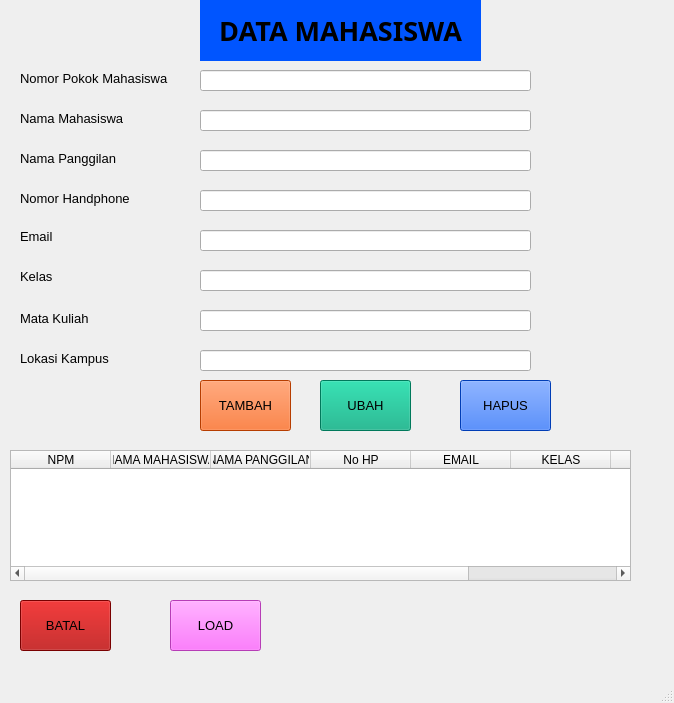
<?xml version="1.0" encoding="UTF-8"?>
<ui version="4.0">
 <class>MainWindow</class>
 <widget class="QMainWindow" name="MainWindow">
  <property name="geometry">
   <rect>
    <x>0</x>
    <y>0</y>
    <width>674</width>
    <height>703</height>
   </rect>
  </property>
  <property name="windowTitle">
   <string>MainWindow</string>
  </property>
  <widget class="QWidget" name="centralwidget">
   <widget class="QPushButton" name="pushButton_2">
    <property name="geometry">
     <rect>
      <x>320</x>
      <y>380</y>
      <width>91</width>
      <height>51</height>
     </rect>
    </property>
    <property name="font">
     <font>
      <pointsize>10</pointsize>
     </font>
    </property>
    <property name="styleSheet">
     <string notr="true">background-color: rgb(0, 170, 127);</string>
    </property>
    <property name="text">
     <string>UBAH</string>
    </property>
    <property name="icon">
     <iconset>
      <normaloff>../../../Downloads/1486504369-change-edit-options-pencil-settings-tools-write_81307.png</normaloff>../../../Downloads/1486504369-change-edit-options-pencil-settings-tools-write_81307.png</iconset>
    </property>
   </widget>
   <widget class="QLineEdit" name="lineEdit_7">
    <property name="geometry">
     <rect>
      <x>200</x>
      <y>310</y>
      <width>331</width>
      <height>21</height>
     </rect>
    </property>
   </widget>
   <widget class="QLabel" name="label_4">
    <property name="geometry">
     <rect>
      <x>20</x>
      <y>190</y>
      <width>121</width>
      <height>16</height>
     </rect>
    </property>
    <property name="font">
     <font>
      <family>MS Shell Dlg 2</family>
      <pointsize>10</pointsize>
     </font>
    </property>
    <property name="text">
     <string>Nomor Handphone</string>
    </property>
   </widget>
   <widget class="QLabel" name="label_6">
    <property name="geometry">
     <rect>
      <x>20</x>
      <y>270</y>
      <width>47</width>
      <height>13</height>
     </rect>
    </property>
    <property name="font">
     <font>
      <family>MS Shell Dlg 2</family>
      <pointsize>10</pointsize>
     </font>
    </property>
    <property name="text">
     <string>Kelas</string>
    </property>
   </widget>
   <widget class="QLineEdit" name="lineEdit_2">
    <property name="geometry">
     <rect>
      <x>200</x>
      <y>110</y>
      <width>331</width>
      <height>21</height>
     </rect>
    </property>
   </widget>
   <widget class="QLineEdit" name="lineEdit_8">
    <property name="geometry">
     <rect>
      <x>200</x>
      <y>350</y>
      <width>331</width>
      <height>21</height>
     </rect>
    </property>
   </widget>
   <widget class="QLabel" name="label">
    <property name="geometry">
     <rect>
      <x>20</x>
      <y>70</y>
      <width>151</width>
      <height>16</height>
     </rect>
    </property>
    <property name="font">
     <font>
      <family>MS Shell Dlg 2</family>
      <pointsize>10</pointsize>
     </font>
    </property>
    <property name="text">
     <string>Nomor Pokok Mahasiswa     :</string>
    </property>
   </widget>
   <widget class="QTableWidget" name="tableWidget">
    <property name="geometry">
     <rect>
      <x>10</x>
      <y>450</y>
      <width>621</width>
      <height>131</height>
     </rect>
    </property>
    <column>
     <property name="text">
      <string>NPM</string>
     </property>
    </column>
    <column>
     <property name="text">
      <string>NAMA MAHASISWA</string>
     </property>
    </column>
    <column>
     <property name="text">
      <string>NAMA PANGGILAN</string>
     </property>
    </column>
    <column>
     <property name="text">
      <string>No HP</string>
     </property>
    </column>
    <column>
     <property name="text">
      <string>EMAIL</string>
     </property>
    </column>
    <column>
     <property name="text">
      <string>KELAS</string>
     </property>
    </column>
    <column>
     <property name="text">
      <string>MATKUL</string>
     </property>
    </column>
    <column>
     <property name="text">
      <string>LOKASI KAMPUS</string>
     </property>
    </column>
   </widget>
   <widget class="QLineEdit" name="lineEdit_5">
    <property name="geometry">
     <rect>
      <x>200</x>
      <y>230</y>
      <width>331</width>
      <height>21</height>
     </rect>
    </property>
   </widget>
   <widget class="QPushButton" name="pushButton_3">
    <property name="geometry">
     <rect>
      <x>20</x>
      <y>600</y>
      <width>91</width>
      <height>51</height>
     </rect>
    </property>
    <property name="font">
     <font>
      <pointsize>10</pointsize>
     </font>
    </property>
    <property name="styleSheet">
     <string notr="true">background-color: rgb(170, 0, 0);</string>
    </property>
    <property name="text">
     <string>BATAL</string>
    </property>
    <property name="icon">
     <iconset>
      <normaloff>../../../Downloads/1492790846-9cancel_84247.png</normaloff>../../../Downloads/1492790846-9cancel_84247.png</iconset>
    </property>
   </widget>
   <widget class="QLineEdit" name="lineEdit_6">
    <property name="geometry">
     <rect>
      <x>200</x>
      <y>270</y>
      <width>331</width>
      <height>21</height>
     </rect>
    </property>
   </widget>
   <widget class="QPushButton" name="pushButton">
    <property name="geometry">
     <rect>
      <x>200</x>
      <y>380</y>
      <width>91</width>
      <height>51</height>
     </rect>
    </property>
    <property name="font">
     <font>
      <pointsize>10</pointsize>
     </font>
    </property>
    <property name="styleSheet">
     <string notr="true">background-color: rgb(255, 85, 0);</string>
    </property>
    <property name="text">
     <string>TAMBAH</string>
    </property>
    <property name="icon">
     <iconset>
      <normaloff>../../../Downloads/1491254405-plusaddmoredetail_82972.png</normaloff>../../../Downloads/1491254405-plusaddmoredetail_82972.png</iconset>
    </property>
   </widget>
   <widget class="QLabel" name="label_9">
    <property name="geometry">
     <rect>
      <x>20</x>
      <y>350</y>
      <width>101</width>
      <height>16</height>
     </rect>
    </property>
    <property name="font">
     <font>
      <family>MS Shell Dlg 2</family>
      <pointsize>10</pointsize>
     </font>
    </property>
    <property name="text">
     <string>Lokasi Kampus</string>
    </property>
   </widget>
   <widget class="QLabel" name="label_8">
    <property name="geometry">
     <rect>
      <x>550</x>
      <y>360</y>
      <width>171</width>
      <height>16</height>
     </rect>
    </property>
    <property name="text">
     <string/>
    </property>
   </widget>
   <widget class="QLabel" name="label_10">
    <property name="geometry">
     <rect>
      <x>200</x>
      <y>0</y>
      <width>281</width>
      <height>61</height>
     </rect>
    </property>
    <property name="font">
     <font>
      <family>Monoid</family>
      <pointsize>20</pointsize>
      <weight>75</weight>
      <bold>true</bold>
     </font>
    </property>
    <property name="layoutDirection">
     <enum>Qt::LeftToRight</enum>
    </property>
    <property name="styleSheet">
     <string notr="true">background-color: rgb(0, 85, 255);</string>
    </property>
    <property name="text">
     <string>DATA MAHASISWA</string>
    </property>
    <property name="alignment">
     <set>Qt::AlignCenter</set>
    </property>
   </widget>
   <widget class="QLabel" name="label_3">
    <property name="geometry">
     <rect>
      <x>20</x>
      <y>150</y>
      <width>121</width>
      <height>16</height>
     </rect>
    </property>
    <property name="font">
     <font>
      <family>MS Shell Dlg 2</family>
      <pointsize>10</pointsize>
     </font>
    </property>
    <property name="text">
     <string>Nama Panggilan</string>
    </property>
   </widget>
   <widget class="QLabel" name="label_2">
    <property name="geometry">
     <rect>
      <x>20</x>
      <y>110</y>
      <width>121</width>
      <height>16</height>
     </rect>
    </property>
    <property name="font">
     <font>
      <family>MS Shell Dlg 2</family>
      <pointsize>10</pointsize>
     </font>
    </property>
    <property name="text">
     <string>Nama Mahasiswa</string>
    </property>
   </widget>
   <widget class="QLineEdit" name="lineEdit_3">
    <property name="geometry">
     <rect>
      <x>200</x>
      <y>150</y>
      <width>331</width>
      <height>21</height>
     </rect>
    </property>
   </widget>
   <widget class="QPushButton" name="pushButton_4">
    <property name="geometry">
     <rect>
      <x>460</x>
      <y>380</y>
      <width>91</width>
      <height>51</height>
     </rect>
    </property>
    <property name="font">
     <font>
      <pointsize>10</pointsize>
     </font>
    </property>
    <property name="styleSheet">
     <string notr="true">
background-color: rgb(0, 85, 255);</string>
    </property>
    <property name="text">
     <string>HAPUS</string>
    </property>
    <property name="icon">
     <iconset>
      <normaloff>../../../Downloads/erase_icon_160907.png</normaloff>../../../Downloads/erase_icon_160907.png</iconset>
    </property>
   </widget>
   <widget class="QLabel" name="label_5">
    <property name="geometry">
     <rect>
      <x>20</x>
      <y>230</y>
      <width>47</width>
      <height>13</height>
     </rect>
    </property>
    <property name="font">
     <font>
      <family>MS Shell Dlg 2</family>
      <pointsize>10</pointsize>
     </font>
    </property>
    <property name="text">
     <string>Email</string>
    </property>
   </widget>
   <widget class="QLabel" name="label_7">
    <property name="geometry">
     <rect>
      <x>20</x>
      <y>310</y>
      <width>101</width>
      <height>16</height>
     </rect>
    </property>
    <property name="font">
     <font>
      <family>MS Shell Dlg 2</family>
      <pointsize>10</pointsize>
     </font>
    </property>
    <property name="text">
     <string>Mata Kuliah</string>
    </property>
   </widget>
   <widget class="QLineEdit" name="lineEdit">
    <property name="geometry">
     <rect>
      <x>200</x>
      <y>70</y>
      <width>331</width>
      <height>21</height>
     </rect>
    </property>
   </widget>
   <widget class="QLineEdit" name="lineEdit_4">
    <property name="geometry">
     <rect>
      <x>200</x>
      <y>190</y>
      <width>331</width>
      <height>21</height>
     </rect>
    </property>
   </widget>
   <widget class="QPushButton" name="pushButton_5">
    <property name="geometry">
     <rect>
      <x>170</x>
      <y>600</y>
      <width>91</width>
      <height>51</height>
     </rect>
    </property>
    <property name="font">
     <font>
      <pointsize>10</pointsize>
     </font>
    </property>
    <property name="styleSheet">
     <string notr="true">background-color: rgb(255, 85, 255);</string>
    </property>
    <property name="text">
     <string>LOAD</string>
    </property>
    <property name="icon">
     <iconset>
      <normaloff>../../../Downloads/loadarrow_carga_4863.png</normaloff>../../../Downloads/loadarrow_carga_4863.png</iconset>
    </property>
   </widget>
  </widget>
  <widget class="QMenuBar" name="menubar">
   <property name="geometry">
    <rect>
     <x>0</x>
     <y>0</y>
     <width>674</width>
     <height>21</height>
    </rect>
   </property>
  </widget>
  <widget class="QStatusBar" name="statusbar"/>
 </widget>
 <resources/>
 <connections/>
</ui>
